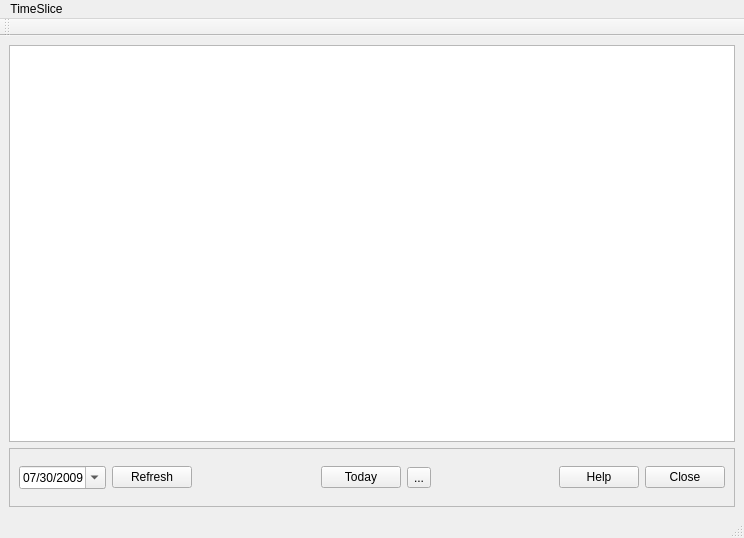
<?xml version="1.0" encoding="UTF-8"?>
<ui version="4.0">
 <class>TimeEdit</class>
 <widget class="QMainWindow" name="TimeEdit">
  <property name="geometry">
   <rect>
    <x>0</x>
    <y>0</y>
    <width>744</width>
    <height>538</height>
   </rect>
  </property>
  <property name="windowTitle">
   <string>Time Editor</string>
  </property>
  <property name="windowIcon">
   <iconset resource="pics/systray.qrc">
    <normaloff>:/pics/active-icon-0.xpm</normaloff>:/pics/active-icon-0.xpm</iconset>
  </property>
  <widget class="QWidget" name="centralwidget">
   <layout class="QVBoxLayout" name="verticalLayout">
    <item>
     <widget class="MyTableView" name="view"/>
    </item>
    <item>
     <widget class="QFrame" name="frame">
      <property name="sizePolicy">
       <sizepolicy hsizetype="Minimum" vsizetype="Fixed">
        <horstretch>0</horstretch>
        <verstretch>0</verstretch>
       </sizepolicy>
      </property>
      <property name="minimumSize">
       <size>
        <width>0</width>
        <height>59</height>
       </size>
      </property>
      <property name="frameShape">
       <enum>QFrame::StyledPanel</enum>
      </property>
      <property name="frameShadow">
       <enum>QFrame::Raised</enum>
      </property>
      <layout class="QGridLayout" name="gridLayout">
       <item row="2" column="7">
        <widget class="QPushButton" name="saveButton">
         <property name="sizePolicy">
          <sizepolicy hsizetype="Maximum" vsizetype="Fixed">
           <horstretch>0</horstretch>
           <verstretch>0</verstretch>
          </sizepolicy>
         </property>
         <property name="text">
          <string>Close</string>
         </property>
        </widget>
       </item>
       <item row="2" column="0">
        <widget class="QDateEdit" name="dateEdit">
         <property name="enabled">
          <bool>true</bool>
         </property>
         <property name="toolTip">
          <string>The date to edit</string>
         </property>
         <property name="dateTime">
          <datetime>
           <hour>0</hour>
           <minute>0</minute>
           <second>0</second>
           <year>2009</year>
           <month>7</month>
           <day>30</day>
          </datetime>
         </property>
         <property name="minimumDate">
          <date>
           <year>2000</year>
           <month>1</month>
           <day>1</day>
          </date>
         </property>
         <property name="displayFormat">
          <string>MM/dd/yyyy</string>
         </property>
         <property name="calendarPopup">
          <bool>true</bool>
         </property>
         <property name="date">
          <date>
           <year>2009</year>
           <month>7</month>
           <day>30</day>
          </date>
         </property>
        </widget>
       </item>
       <item row="2" column="5">
        <spacer name="horizontalSpacer">
         <property name="orientation">
          <enum>Qt::Horizontal</enum>
         </property>
         <property name="sizeHint" stdset="0">
          <size>
           <width>40</width>
           <height>20</height>
          </size>
         </property>
        </spacer>
       </item>
       <item row="2" column="1">
        <widget class="QPushButton" name="refreshButton">
         <property name="toolTip">
          <string>Update the list.</string>
         </property>
         <property name="text">
          <string>Refresh</string>
         </property>
        </widget>
       </item>
       <item row="2" column="6">
        <widget class="QPushButton" name="helpButton">
         <property name="text">
          <string>Help</string>
         </property>
        </widget>
       </item>
       <item row="2" column="4">
        <widget class="QToolButton" name="toolButton">
         <property name="text">
          <string>...</string>
         </property>
        </widget>
       </item>
       <item row="2" column="3">
        <widget class="QPushButton" name="todayButton">
         <property name="text">
          <string>Today</string>
         </property>
        </widget>
       </item>
       <item row="2" column="2">
        <spacer name="horizontalSpacer_2">
         <property name="orientation">
          <enum>Qt::Horizontal</enum>
         </property>
         <property name="sizeHint" stdset="0">
          <size>
           <width>40</width>
           <height>20</height>
          </size>
         </property>
        </spacer>
       </item>
      </layout>
     </widget>
    </item>
   </layout>
  </widget>
  <widget class="QMenuBar" name="menubar">
   <property name="geometry">
    <rect>
     <x>0</x>
     <y>0</y>
     <width>744</width>
     <height>20</height>
    </rect>
   </property>
   <widget class="QMenu" name="menuTimeSlice">
    <property name="title">
     <string>TimeSlice</string>
    </property>
    <addaction name="actionEdit"/>
   </widget>
   <addaction name="menuTimeSlice"/>
  </widget>
  <widget class="QStatusBar" name="statusbar"/>
  <widget class="QToolBar" name="toolBar">
   <property name="enabled">
    <bool>true</bool>
   </property>
   <property name="windowTitle">
    <string>toolBar</string>
   </property>
   <attribute name="toolBarArea">
    <enum>TopToolBarArea</enum>
   </attribute>
   <attribute name="toolBarBreak">
    <bool>false</bool>
   </attribute>
  </widget>
  <action name="actionEdit">
   <property name="text">
    <string>Edit</string>
   </property>
  </action>
 </widget>
 <customwidgets>
  <customwidget>
   <class>MyTableView</class>
   <extends>QTableView</extends>
   <header>mytableview.h</header>
  </customwidget>
 </customwidgets>
 <resources>
  <include location="pics/systray.qrc"/>
 </resources>
 <connections>
  <connection>
   <sender>saveButton</sender>
   <signal>clicked()</signal>
   <receiver>TimeEdit</receiver>
   <slot>close()</slot>
   <hints>
    <hint type="sourcelabel">
     <x>679</x>
     <y>599</y>
    </hint>
    <hint type="destinationlabel">
     <x>677</x>
     <y>637</y>
    </hint>
   </hints>
  </connection>
 </connections>
</ui>
